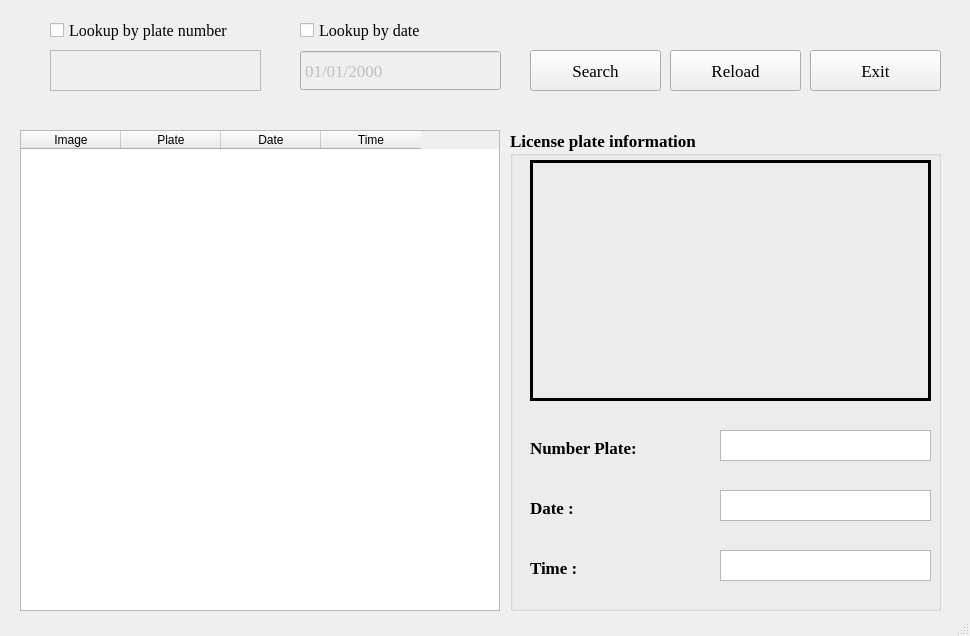
<?xml version="1.0" encoding="UTF-8"?>
<ui version="4.0">
 <class>FMainWindow</class>
 <widget class="QMainWindow" name="FMainWindow">
  <property name="geometry">
   <rect>
    <x>0</x>
    <y>0</y>
    <width>970</width>
    <height>636</height>
   </rect>
  </property>
  <property name="minimumSize">
   <size>
    <width>970</width>
    <height>636</height>
   </size>
  </property>
  <property name="maximumSize">
   <size>
    <width>970</width>
    <height>636</height>
   </size>
  </property>
  <property name="sizeIncrement">
   <size>
    <width>970</width>
    <height>636</height>
   </size>
  </property>
  <property name="baseSize">
   <size>
    <width>970</width>
    <height>636</height>
   </size>
  </property>
  <property name="windowTitle">
   <string>Vehicle license plate search</string>
  </property>
  <widget class="QWidget" name="centralwidget">
   <widget class="QPushButton" name="btn_fSearch">
    <property name="geometry">
     <rect>
      <x>530</x>
      <y>50</y>
      <width>131</width>
      <height>41</height>
     </rect>
    </property>
    <property name="font">
     <font>
      <family>Times New Roman</family>
      <pointsize>13</pointsize>
      <weight>50</weight>
      <bold>false</bold>
     </font>
    </property>
    <property name="text">
     <string>Search</string>
    </property>
   </widget>
   <widget class="QDateEdit" name="date_fauto">
    <property name="enabled">
     <bool>false</bool>
    </property>
    <property name="geometry">
     <rect>
      <x>300</x>
      <y>50</y>
      <width>201</width>
      <height>41</height>
     </rect>
    </property>
    <property name="font">
     <font>
      <family>Times New Roman</family>
      <pointsize>13</pointsize>
      <weight>50</weight>
      <bold>false</bold>
     </font>
    </property>
    <property name="buttonSymbols">
     <enum>QAbstractSpinBox::NoButtons</enum>
    </property>
    <property name="displayFormat">
     <string>dd/MM/yyyy</string>
    </property>
   </widget>
   <widget class="QTextEdit" name="txt_fsearch">
    <property name="enabled">
     <bool>false</bool>
    </property>
    <property name="geometry">
     <rect>
      <x>50</x>
      <y>50</y>
      <width>211</width>
      <height>41</height>
     </rect>
    </property>
    <property name="font">
     <font>
      <family>Times New Roman</family>
      <pointsize>13</pointsize>
      <weight>50</weight>
      <bold>false</bold>
     </font>
    </property>
    <property name="verticalScrollBarPolicy">
     <enum>Qt::ScrollBarAlwaysOff</enum>
    </property>
   </widget>
   <widget class="QGroupBox" name="grp_fInfor">
    <property name="geometry">
     <rect>
      <x>510</x>
      <y>130</y>
      <width>431</width>
      <height>481</height>
     </rect>
    </property>
    <property name="font">
     <font>
      <family>Times New Roman</family>
      <pointsize>13</pointsize>
      <weight>75</weight>
      <bold>true</bold>
     </font>
    </property>
    <property name="title">
     <string>License plate information</string>
    </property>
    <property name="flat">
     <bool>false</bool>
    </property>
    <widget class="QTextEdit" name="txt_fauto">
     <property name="geometry">
      <rect>
       <x>210</x>
       <y>300</y>
       <width>211</width>
       <height>31</height>
      </rect>
     </property>
     <property name="verticalScrollBarPolicy">
      <enum>Qt::ScrollBarAlwaysOff</enum>
     </property>
     <property name="tabChangesFocus">
      <bool>false</bool>
     </property>
     <property name="undoRedoEnabled">
      <bool>true</bool>
     </property>
     <property name="acceptRichText">
      <bool>true</bool>
     </property>
    </widget>
    <widget class="QTextEdit" name="txt_fdate">
     <property name="geometry">
      <rect>
       <x>210</x>
       <y>360</y>
       <width>211</width>
       <height>31</height>
      </rect>
     </property>
     <property name="verticalScrollBarPolicy">
      <enum>Qt::ScrollBarAlwaysOff</enum>
     </property>
    </widget>
    <widget class="QTextEdit" name="txt_ftime">
     <property name="geometry">
      <rect>
       <x>210</x>
       <y>420</y>
       <width>211</width>
       <height>31</height>
      </rect>
     </property>
     <property name="verticalScrollBarPolicy">
      <enum>Qt::ScrollBarAlwaysOff</enum>
     </property>
    </widget>
    <widget class="QLabel" name="lb_fauto">
     <property name="geometry">
      <rect>
       <x>20</x>
       <y>30</y>
       <width>401</width>
       <height>241</height>
      </rect>
     </property>
     <property name="frameShape">
      <enum>QFrame::Box</enum>
     </property>
     <property name="lineWidth">
      <number>3</number>
     </property>
     <property name="text">
      <string/>
     </property>
     <property name="scaledContents">
      <bool>true</bool>
     </property>
    </widget>
    <widget class="QLabel" name="lb_fauto_2">
     <property name="geometry">
      <rect>
       <x>20</x>
       <y>310</y>
       <width>151</width>
       <height>16</height>
      </rect>
     </property>
     <property name="text">
      <string>Number Plate:</string>
     </property>
    </widget>
    <widget class="QLabel" name="lb_fdate">
     <property name="geometry">
      <rect>
       <x>20</x>
       <y>370</y>
       <width>131</width>
       <height>16</height>
      </rect>
     </property>
     <property name="text">
      <string>Date :</string>
     </property>
    </widget>
    <widget class="QLabel" name="lb_ftime">
     <property name="geometry">
      <rect>
       <x>20</x>
       <y>430</y>
       <width>141</width>
       <height>16</height>
      </rect>
     </property>
     <property name="text">
      <string>Time :</string>
     </property>
    </widget>
   </widget>
   <widget class="QTableWidget" name="tbW_fauto">
    <property name="geometry">
     <rect>
      <x>20</x>
      <y>130</y>
      <width>480</width>
      <height>481</height>
     </rect>
    </property>
    <property name="maximumSize">
     <size>
      <width>480</width>
      <height>481</height>
     </size>
    </property>
    <property name="layoutDirection">
     <enum>Qt::LeftToRight</enum>
    </property>
    <property name="autoFillBackground">
     <bool>false</bool>
    </property>
    <property name="frameShape">
     <enum>QFrame::StyledPanel</enum>
    </property>
    <property name="frameShadow">
     <enum>QFrame::Sunken</enum>
    </property>
    <property name="verticalScrollBarPolicy">
     <enum>Qt::ScrollBarAsNeeded</enum>
    </property>
    <property name="horizontalScrollBarPolicy">
     <enum>Qt::ScrollBarAsNeeded</enum>
    </property>
    <property name="sizeAdjustPolicy">
     <enum>QAbstractScrollArea::AdjustToContentsOnFirstShow</enum>
    </property>
    <property name="autoScroll">
     <bool>true</bool>
    </property>
    <property name="verticalScrollMode">
     <enum>QAbstractItemView::ScrollPerItem</enum>
    </property>
    <property name="horizontalScrollMode">
     <enum>QAbstractItemView::ScrollPerItem</enum>
    </property>
    <property name="sortingEnabled">
     <bool>false</bool>
    </property>
    <property name="cornerButtonEnabled">
     <bool>true</bool>
    </property>
    <column>
     <property name="text">
      <string>Image</string>
     </property>
    </column>
    <column>
     <property name="text">
      <string>Plate</string>
     </property>
    </column>
    <column>
     <property name="text">
      <string>Date</string>
     </property>
    </column>
    <column>
     <property name="text">
      <string>Time</string>
     </property>
    </column>
   </widget>
   <widget class="QPushButton" name="btn_freload">
    <property name="geometry">
     <rect>
      <x>670</x>
      <y>50</y>
      <width>131</width>
      <height>41</height>
     </rect>
    </property>
    <property name="font">
     <font>
      <family>Times New Roman</family>
      <pointsize>13</pointsize>
      <weight>50</weight>
      <bold>false</bold>
     </font>
    </property>
    <property name="text">
     <string>Reload</string>
    </property>
   </widget>
   <widget class="QCheckBox" name="cb_plate">
    <property name="geometry">
     <rect>
      <x>50</x>
      <y>10</y>
      <width>221</width>
      <height>41</height>
     </rect>
    </property>
    <property name="font">
     <font>
      <family>Times New Roman</family>
      <pointsize>12</pointsize>
      <weight>50</weight>
      <bold>false</bold>
     </font>
    </property>
    <property name="text">
     <string>Lookup by plate number</string>
    </property>
    <property name="checkable">
     <bool>true</bool>
    </property>
    <property name="checked">
     <bool>false</bool>
    </property>
   </widget>
   <widget class="QCheckBox" name="cb_date">
    <property name="geometry">
     <rect>
      <x>300</x>
      <y>10</y>
      <width>191</width>
      <height>41</height>
     </rect>
    </property>
    <property name="font">
     <font>
      <family>Times New Roman</family>
      <pointsize>12</pointsize>
      <weight>50</weight>
      <bold>false</bold>
     </font>
    </property>
    <property name="text">
     <string>Lookup by date</string>
    </property>
   </widget>
   <widget class="QPushButton" name="btn_fexit">
    <property name="geometry">
     <rect>
      <x>810</x>
      <y>50</y>
      <width>131</width>
      <height>41</height>
     </rect>
    </property>
    <property name="font">
     <font>
      <family>Times New Roman</family>
      <pointsize>13</pointsize>
      <weight>50</weight>
      <bold>false</bold>
     </font>
    </property>
    <property name="text">
     <string>Exit</string>
    </property>
   </widget>
  </widget>
  <widget class="QStatusBar" name="statusbar"/>
 </widget>
 <resources/>
 <connections/>
</ui>
